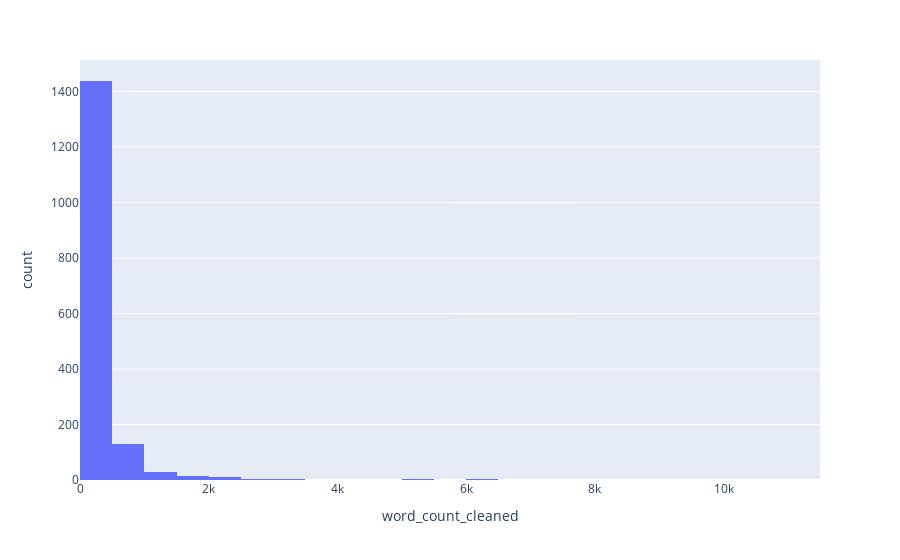

The code cell stored with this chart in its notebook:
### Code cell
# let's plot the same histogram with Plotly
# if you do not have Plotly installed you can install it with !pip install plotly
import plotly.express as px
fig = px.histogram(df, x="word_count_cleaned", nbins=50)
fig.show()

### Figure 1 — Plotly figure (JSON) as saved in the notebook; plotly's stock layout.template omitted (floating-point values rounded to 4 significant figures; data arrays with more than 128 entries replaced by an {"elided": "..."} marker saying what was removed)
{"data": [{"alignmentgroup": "True", "bingroup": "x", "hovertemplate": "word_count_cleaned=%{x}<br>count=%{y}<extra></extra>", "legendgroup": "", "marker": {"color": "#636efa", "pattern": {"shape": ""}}, "name": "", "nbinsx": 50, "offsetgroup": "", "orientation": "v", "showlegend": false, "type": "histogram", "x": {"elided": "1637 int values"}, "xaxis": "x", "yaxis": "y"}], "layout": {"barmode": "relative", "legend": {"tracegroupgap": 0}, "margin": {"t": 60}, "xaxis": {"anchor": "y", "domain": [0, 1], "title": {"text": "word_count_cleaned"}}, "yaxis": {"anchor": "x", "domain": [0, 1], "title": {"text": "count"}}}}
